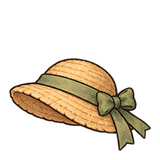
#> input picture assets/art_studies/equipment/hat_straw.webp, 160 x 160 px, given in place of wpn_dagger_thorn.png, which was not available
$ python make_weapons.py
#> lines starting #> are read from the running program, lines starting #| are printed output that depends on the picture; pictures that were not available may be replaced by others from this repository, and a replacement may not be noted
### tools/import/write_import_stubs.py
#!/usr/bin/env python3
"""Godot `.import` stubs for the sprite sheets (review R.7), the texture import policy of the whole assets/ tree
(review REND-03) and the audit that keeps them honest.

Why: Godot honours a hand-written minimal `<file>.import` on the VERY FIRST import (verified in 4.7.2: only the
`.s3tc.ctex` is produced, no stale lossless cache; the 12 pack characters import in about 64 s). So the preset is written
BEFORE the first `godot --import`; there is no "import, rewrite, re-import" pass and no 400 MB of stale lossless textures.

  character clip sheets   assets/isometric_characters/<id>/<clip>.webp.import
        [remap] importer="texture" type="CompressedTexture2D"
        [params] compress/mode=2 compress/high_quality=false mipmaps/generate=true process/fix_alpha_border=true
        (S3TC: BPTC does not exist in the Compatibility renderer on macOS). EVERY folder counts, including the
        wardrobe-ready `*_base` folders. NOT portrait.webp (UI, lossless), NOT shadow.png.
  tile atlases            assets/iso_tiles/<atlas>.{png,webp}.import
        compress/mode=0 mipmaps/generate=false (periodic atlas cells would bleed into each other at mip >= 1, R.1)
  wardrobe layers         assets/wardrobe/layers/**  - NEVER a stub and NEVER VRAM compressed: tint-ready data must stay
        lossless RGBA8 (S3TC measured 14-19/255 mean error). The audit FAILS when a `.import` there carries a lossy or
        VRAM-compressed preset (compress/mode 1, 2 or 4).
  painted wardrobe        files named by assets/wardrobe/manifest.json: RGB paintings use S3TC + mipmaps, like bodies
  content files           lua/**/*.lua, data/maps/*.map  - importer="keep" stubs (the localization .csv convention):
        non-resource extensions are dropped by an export unless they are keep-imported or named in the export preset's
        filters; a missing stub is an export bug that only shows in a shipped build
  every other texture     assets/**: the preset of the first POLICY rule that matches (see "the texture import policy"
        below); a texture no rule covers fails the audit. Bakers may write their own stubs, but the audit holds them to
        the table, and write mode patches a stale .import in place (the Godot-assigned uid survives).

Usage (no other arguments needed; the repo root is found from this file's location):
  tools/import/write_import_stubs.py             write every missing / stale stub (characters, tile atlases, keep files,
                                                 the policy presets of every other texture under assets/)
  tools/import/write_import_stubs.py --check     audit: exit 1 on ANY mismatch (run by tests/run_playtest.sh whenever
                                                 files under assets/ changed, and by tools/art/produce_all.sh after an install)
  options: --root DIR (another project root, tests), --only characters|tiles|keep|policy (write mode), -q/--quiet

A stub is minimal on purpose: Godot adds uid/path/dest_files itself on the first import. An existing `.import` that already
carries the wanted preset (including the complete files Godot wrote after the import) is never touched, and a stale one gets
only its [params] values rewritten, so the Godot-assigned uid survives (Godot re-imports a file whose parameters changed).
Bakers import `stub_for(path)` / `policy_problems(path)` from here instead of keeping their own preset strings.
Python 3.8+, standard library only.
"""
from __future__ import annotations

import argparse
import json
import os
import re
import sys
from pathlib import Path

CHARACTER_SHEET = """[remap]

importer="texture"
type="CompressedTexture2D"

[params]

compress/mode=2
compress/high_quality=false
mipmaps/generate=true
process/fix_alpha_border=true
"""

TILE_ATLAS = """[remap]

importer="texture"
type="CompressedTexture2D"

[params]

compress/mode=0
mipmaps/generate=false
process/fix_alpha_border=true
"""

# compress/mode values of Godot's texture importer: 0 lossless, 1 lossy, 2 VRAM compressed, 3 VRAM uncompressed, 4 basis universal
LOSSLESS_MODES = {"0", "3"}
VRAM_MODES = {"2", "4"}

KEEP_FILE = """[remap]

importer="keep"
"""

# (directory, glob) of content files an export must ship verbatim (not imported resources): a `keep` stub is what a
# non-resource extension needs to ride into the PCK (the localization .csv files do the same, written by tools/loc/new_csv.py)
KEEP_CONTENT = [(Path("lua"), "*.lua"), (Path("data/maps"), "*.map")]

MAX_LISTED = 25   # failures printed by --check (a missing preset repeats for every sheet)

CHARACTERS = Path("assets/isometric_characters")
TILES = Path("assets/iso_tiles")
LAYERS = Path("assets/wardrobe/layers")


# ---------------------------------------------------------------- the texture import policy (review REND-03)
#
# ONE table decides the import preset of every texture under assets/: the first rule whose glob matches the repo-relative
# path wins (`*` stays inside a folder, `**` crosses folders). The presets:
#   vram      compress/mode=2 (S3TC: DXT5, 1 byte per pixel instead of RGBA8's 4), high_quality off, mipmaps on. Painted
#             world art: character sheets, painted wardrobe, props, furniture, buildings, night layers. The camera zooms
#             out to 0.2, so these sprites are minified and need their mip chain. A full-pack round trip measured the same
#             colour error as the packs that were already S3TC (mean 6-12 / 255 on the visible pixels, festival and
#             shops 9-10) and no visible change at 2x on the largest houses and platforms.
#   backdrop  compress/mode=2, high_quality off, mipmaps as the baker chose: a sky stretched over the screen or a far layer
#             magnified by the parallax is never minified and may leave its mip chain out.
#   atlas     compress/mode=0, mipmaps off: periodic tile cells and packed frames would bleed into each other at mip >= 1
#             and must stay exact (R.1).
#   lossless  compress/mode 0 (or 3), mipmaps as the baker chose: UI, icons, portraits, the soft character shadow,
#             tint-ready layers, and the few world textures whose smooth gradients band under DXT (measured: rings in the
#             grey lantern light kernel, a shifted alpha band in the combat telegraphs). A texture without an .import gets
#             this preset from [importer_defaults] in project.godot.
POLICY = [
    ("assets/wardrobe/layers/**", "lossless"),
    ("assets/isometric_characters/*/portrait.webp", "lossless"),
    ("assets/isometric_characters/shadow.png", "lossless"),
    ("assets/isometric_characters/**", "vram"),
    ("assets/wardrobe/**", "vram"),
    ("assets/iso_tiles/**", "atlas"),
    ("assets/held_equipment/**", "atlas"),
    ("assets/art_studies/**", "atlas"),
    ("assets/iso_props/lantern_light.png", "lossless"),
    ("assets/iso_props/telegraph_*.png", "lossless"),
    ("assets/iso_props/**", "vram"),
    ("assets/backdrops/**", "backdrop"),
    ("assets/icons/**", "lossless"),
    ("assets/portraits/**", "lossless"),
    ("assets/ui/**", "lossless"),
]

# preset -> {param: accepted raw values}; the first value is the one write mode sets. Unlisted params are the baker's choice.
PRESETS = {
    "vram": {"compress/mode": ("2",), "compress/high_quality": ("false",), "mipmaps/generate": ("true",)},
    "backdrop": {"compress/mode": ("2",), "compress/high_quality": ("false",)},
    "atlas": {"compress/mode": ("0",), "mipmaps/generate": ("false",)},
    "lossless": {"compress/mode": ("0", "3")},
}
STUBS = {"vram": CHARACTER_SHEET, "backdrop": CHARACTER_SHEET, "atlas": TILE_ATLAS}
DEFAULT_PRESET = "lossless"   # what Godot imports a texture without an .import as ([importer_defaults] in project.godot)

TEXTURE_SUFFIXES = {".png", ".webp", ".jpg", ".jpeg", ".svg", ".tga", ".bmp", ".exr", ".hdr"}

# The textures' share of the exported PCK (review REPO-02), estimated from the files and the policy: a VRAM-compressed
# texture is stored as raw DXT5 blocks (16 bytes per 4x4 block, every mip level), a lossless one about as big as its
# source file. --check fails above the budget, so the package only grows on purpose: raise it here, in the same commit as
# the art that needs it, and say why. Measured with the Windows preset in 4.7.2 (review REPO-02): the estimate (1894 MB)
# is within 0.2 % of the textures' .ctex files in the exported PCK (1897 MB of a 1916 MB PCK; audio, scripts and data add
# about 19 MB). Nearly all of it is the character and wardrobe sheets (raw DXT5, fast to load; the download is zipped).
PCK_TEXTURE_BUDGET_MB = 1950


def _glob_re(pattern: str):
#> called with pattern = 'assets/wardrobe/layers/**'
    out = ""
    i = 0
    while i < len(pattern):
        if pattern.startswith("**/", i):
            out += "(?:.*/)?"
            i += 3
        elif pattern.startswith("**", i):
            out += ".*"
            i += 2
        elif pattern[i] == "*":
            out += "[^/]*"
            i += 1
        else:
            out += re.escape(pattern[i])
            i += 1
    return re.compile(out + r"\Z")


_POLICY_RE = [(_glob_re(g), preset) for g, preset in POLICY]


# [96 lines left out: functions preset_of, image_size, dxt5_bytes, export_excluded, texture_payload, textures and 1 more, not called in this run]


def unquote(v: str) -> str:
    return v[1:-1] if len(v) >= 2 and v[0] == v[-1] == '"' else v


def param(parsed: dict, key: str):
    return parsed.get("params", {}).get(key)


def import_path(asset: Path) -> Path:
    return asset.with_name(asset.name + ".import")


# ---------------------------------------------------------------- what exists

# [5 lines left out: function character_dirs, not called in this run]


def sheets_of(char_dir: Path) -> list:
    """Every clip sheet of a character folder: all *.webp except portrait.webp."""
    return sorted(f for f in char_dir.glob("*.webp") if f.name != "portrait.webp")


def tile_atlases(root: Path) -> list:
    base = root / TILES
    return sorted(f for f in base.iterdir() if f.suffix in {".png", ".webp"}) if base.is_dir() else []


# [24 lines left out: functions keep_files, problems_of_keep, has_preset, not called in this run]


def _rel(asset: Path, root=None) -> str:
    root = Path(root) if root is not None else Path(__file__).resolve().parents[2]
    return Path(os.path.abspath(asset)).relative_to(Path(os.path.abspath(root))).as_posix()


# [25 lines left out: functions stub_for, ensure_policy, policy_problems, not called in this run]


# ---------------------------------------------------------------- audit of one import file

KIND_PRESET = {"character": "vram", "tile": "atlas"}


# [203 lines left out: functions problems_of_import, check, patch_params, write_stub, not called in this run]


def has_keep(f: Path) -> bool:
    """True when f.import exists and carries importer="keep"."""
    return not problems_of_keep(f)


# [51 lines left out: functions write_keep, write_all, main, not called in this run]


# [2 lines that do not run on import are left out]

### tools/art/features/dungeon/make_weapons.py
#!/usr/bin/env python3
"""Manufacture atlases/icons from imagegen paintings; no drawing or recolouring.

The approved stock atlas and all body sockets stay byte-identical. These new
sources are separate eight-view objects, fitted into the existing 128 px cells.
"""
from pathlib import Path
from io import BytesIO
import argparse
import re
import sys
import hashlib
import json
import numpy as np
from PIL import Image, ImageFilter, ImageDraw

ROOT = Path(__file__).resolve().parents[4]
HERE = Path(__file__).resolve().parent
SOURCES = ROOT / 'tools/art/drawn/sources/dungeon_weapons'
OUT = ROOT / 'assets/held_equipment/dungeon'
ICONS = ROOT / 'assets/icons/items'
DOC = ROOT / 'docs/art/dungeon-loadout'
sys.path.insert(0, str(ROOT / 'tools/import'))
# the atlas preset of the project's texture import policy (lossless, no mipmaps; for the icons a valid lossless stub too)
from write_import_stubs import TILE_ATLAS as PRESET  # noqa: E402
LAYOUT = {
    'wpn_dagger_thorn': (65,.82), 'wpn_dagger_flint': (65,.82),
    'wpn_dagger_moonshard': (65,.82), 'wpn_dagger_bee': (65,.80),
    'wpn_sword_forest_steel': (86,.81), 'wpn_sword_candle': (86,.81),
    'wpn_sword_moon': (86,.81), 'wpn_club_spruce': (100,.84),
    'wpn_club_oak': (100,.84), 'wpn_club_mushroom': (100,.78),
    'wpn_club_thornberry': (100,.84), 'wpn_club_trunk': (108,.84),
    'wpn_spear_twig': (132,.60), 'wpn_spear_iron': (132,.60),
    'wpn_spear_thistle': (132,.65), 'wpn_spear_owl': (132,.65),
    'wpn_spear_root': (132,.62), 'wpn_staff_branch': (125,.60),
    'wpn_staff_hazel': (125,.64), 'wpn_staff_light': (125,.64),
    'wpn_staff_ember': (125,.60), 'wpn_staff_star': (125,.65),
}
LEGENDARY = {'wpn_sword_moon','wpn_club_trunk','wpn_spear_root','wpn_staff_star'}

def encoded(image):
    data = BytesIO()
    image.save(data,format='WEBP',lossless=True,exact=True)
    return data.getvalue()

def trimmed(image):
    pixels = np.array(image)
    # Transparent RGB is not art. Discard subvisible manufacturing fringes,
    # retaining the painted object's antialiased alpha and physical colours.
    pixels[pixels[:,:,3] < 16] = 0
    image = Image.fromarray(pixels)
    bounds = image.getchannel('A').getbbox()
    assert bounds, 'empty source cell'
    return image.crop(bounds)

def contained(image, edge):
    scale = min(edge/image.width,edge/image.height)
    resized = image.resize((max(1,round(image.width*scale)),max(1,round(image.height*scale))),Image.Resampling.LANCZOS)
    canvas = Image.new('RGBA',(128,128))
    canvas.alpha_composite(resized,((128-resized.width)//2,(128-resized.height)//2))
    return canvas

def build():
    files = {}
    manifest = {'version':1,'directions':['S','SW','W','NW','N','NE','E','SE'],'items':{}}
    sources = {}
    review = Image.new('RGB',(8*148,len(LAYOUT)*158),(244,230,196))
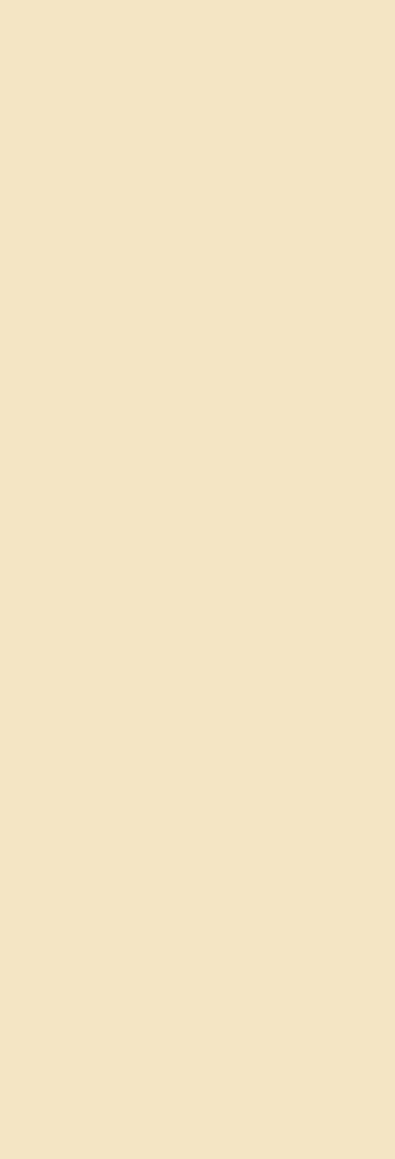
#> review: PIL image 1184x3476 RGB (shown at 1/3 size); mean R, G, B 244, 230, 196
    draw = ImageDraw.Draw(review)
    for index,(item,(height,grip_fraction)) in enumerate(LAYOUT.items()):
        path = SOURCES / (item+'.png')
        master = Image.open(path).convert('RGBA')
#> master is the input picture: PIL image 160x160 RGBA; mean R, G, B, A 47.7, 36.8, 22.6, 66.6
        sources[str(path.relative_to(ROOT))] = hashlib.sha256(path.read_bytes()).hexdigest()
        atlas = Image.new('RGBA',(512,256))
#> atlas: PIL image 512x256 RGBA; every value is 0
        views = []
        icon = None
        for direction in range(8):
            column,row = direction%4,direction//4
            box = tuple(round(v) for v in (column*master.width/4,row*master.height/2,(column+1)*master.width/4,(row+1)*master.height/2))
            painting = trimmed(master.crop(box))
            cell = contained(painting,112)
            pixels = np.array(cell)
            ys,xs = np.where(pixels[:,:,3] > 80)
            assert len(xs) > 100, (item,direction)
            grip_y = round(ys.min()+(ys.max()-ys.min())*grip_fraction)
            grip_xs = np.where(pixels[grip_y,:,3] > 80)[0]
            assert len(grip_xs), (item,direction,grip_y)
            grip_x = int(np.median(grip_xs))
            assert pixels[grip_y,grip_x,3] > 80, (item,direction,'grip in empty gap')
            views.append({'rect':[column*128,row*128,128,128],'grip':[grip_x,grip_y],'height':int(ys.max()-ys.min()+1)})
            atlas.alpha_composite(cell,(column*128,row*128))
            review.paste(cell,(direction*148+10,index*158+20),cell)
            gx,gy = direction*148+10+grip_x,index*158+20+grip_y
            draw.ellipse((gx-3,gy-3,gx+3,gy+3),fill=(227,195,114),outline=(43,35,64))
            if direction == 0: icon = contained(painting,108)
#> this loop made 4 passes
#> (bounds in trimmed, grip_y, grip_x, gx, gy) on passes 1 to 3: ((37, 76, 40, 80), 100, 63, 73, 120), ((0, 58, 40, 80), 83, 63, 221, 103), ((0, 58, 34, 80), 87, 60, 366, 107)
#> pass 1, in trimmed, `pixels = np.array(image)`:
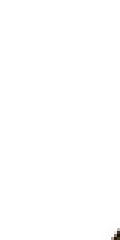
#> pixels: shape (80, 40, 4) (shown 3 times larger); mean R, G, B, A 1.1, 0.1, 0.1, 0.4; transparent parts drawn white
#> pass 1, in contained, `resized = image.resize((max(1,round(image.width*scale)),max(1,round(im..`:
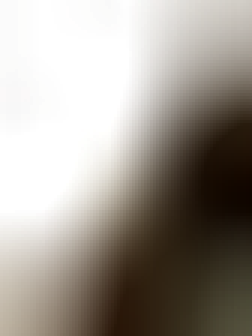
#> resized: PIL image 84x112 RGBA (shown 3 times larger); mean R, G, B, A 52.8, 39.8, 19.6, 116.1; transparent parts drawn white
#> after the loop:
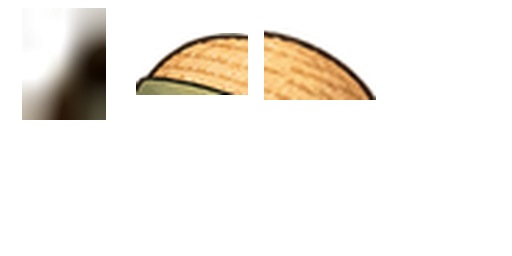
#> atlas: PIL image 512x256 RGBA; mean R, G, B, A 20.8, 16.1, 9.5, 28.5; transparent parts drawn white
#> after the loop:
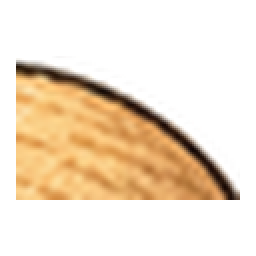
#> cell: PIL image 128x128 RGBA (shown 2 times larger); mean R, G, B, A 70.8, 53.2, 31.6, 80.2; transparent parts drawn white
#> after the loop:
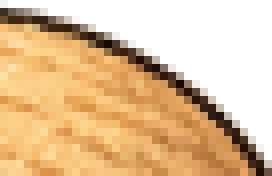
#> painting: PIL image 34x22 RGBA (shown 8 times larger); mean R, G, B, A 139.4, 105.1, 63.1, 162.8; transparent parts drawn white
#> after the loop, views = 3 items
        texture = OUT / (item+'.webp')
        manifest['items'][item] = {'height':height,'atlas':'res://'+str(texture.relative_to(ROOT)),'source':str(path.relative_to(ROOT)),'views':views}
        files[texture] = encoded(atlas)
        files[texture.with_suffix('.webp.import')] = PRESET.encode()
        icon_path = ICONS / (item+'.webp')
        files[icon_path] = encoded(icon)
        files[icon_path.with_suffix('.webp.import')] = PRESET.encode()
        if item in LEGENDARY:
            # Technical night-edge mask, matching the existing icon contract.
            rim = Image.new('RGBA',icon.size,(228,239,245,255))
            rim.putalpha(icon.getchannel('A').filter(ImageFilter.MaxFilter(9)))
            rim.alpha_composite(icon)
            night = ICONS / (item+'_night.webp')
            files[night] = encoded(rim)
            files[night.with_suffix('.webp.import')] = PRESET.encode()
        draw.text((8,index*158+3),item,fill=(43,35,64))
    files[OUT/'manifest.json'] = (json.dumps(manifest,separators=(',',':'))+'\n').encode()
    files[DOC/'weapon-packing.json'] = (json.dumps({'sources':sources,'native_cell':[128,128],'manufacturing':'alpha crop, uniform contain, atlas placement; no painting/recolouring','layout':LAYOUT,'items':22,'views':176},indent=2)+'\n').encode()
    png = BytesIO()
    review.save(png,format='PNG')
    files[HERE/'review/weapons_grips.png'] = png.getvalue()
    return files

def main():
    parser = argparse.ArgumentParser()
    parser.add_argument('--check',action='store_true')
    args = parser.parse_args()
    files = build()
    bad = []
    for path,data in files.items():
        if args.check:
            if path.suffix == '.import' and path.exists():
                # Godot adds uid/destination metadata on import. Check the
                # manufacturing preset while preserving that engine metadata.
                preset = path.read_text()
                valid = all(re.search(r'^'+re.escape(line)+r'\s*$',preset,re.M) for line in
                            ['compress/mode=0','mipmaps/generate=false','process/fix_alpha_border=true'])
                if not valid: bad.append(str(path.relative_to(ROOT)))
            elif not path.exists() or path.read_bytes() != data: bad.append(str(path.relative_to(ROOT)))
        else:
            path.parent.mkdir(parents=True,exist_ok=True)
            if path.suffix != '.import' or not path.exists(): path.write_bytes(data)
    if bad: raise SystemExit('stale: '+', '.join(bad))
    print('22 weapons, 176 directional views, 22 icons and 4 night icons '+('verified' if args.check else 'packed'))

#> (the run stopped early here; a loop or call above may not have finished)

$ run again, on assets/art_studies/equipment/pickaxe_copper.webp
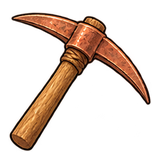
#> input picture assets/art_studies/equipment/pickaxe_copper.webp, 160 x 160 px, given in place of wpn_dagger_thorn.png, which was not available
#> in build, master is the input picture: PIL image 160x160 RGBA; mean R, G, B, A 41.2, 23.2, 13, 61.1
#> the loop in build, `for direction in range(8):` made 7 passes
#> (bounds in trimmed, grip_y, grip_x, gx, gy) on passes 1 to 5: ((11, 12, 40, 30), 85, 104, 114, 105), ((0, 12, 40, 80), 99, 77, 235, 119), ((0, 16, 40, 76), 97, 76, 382, 117), ((0, 47, 24, 80), 99, 57, 511, 119), ((9, 11, 40, 71), 99, 63, 665, 119)
#> pass 1, in contained, `resized = image.resize((max(1,round(image.width*scale)),max(1,round(im..`:
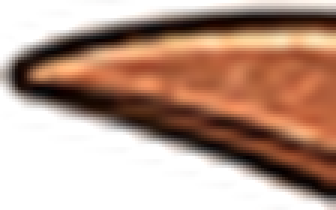
#> resized: PIL image 112x70 RGBA (shown 3 times larger); mean R, G, B, A 86.3, 51, 32.8, 143.1; transparent parts drawn white
#> after the loop in build, `for direction in range(8):`:
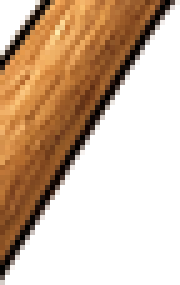
#> painting: PIL image 36x57 RGBA (shown 5 times larger); mean R, G, B, A 71.4, 45.1, 21.9, 114.1; transparent parts drawn white
#> after the loop in build, `for direction in range(8):`: views = 6 items
